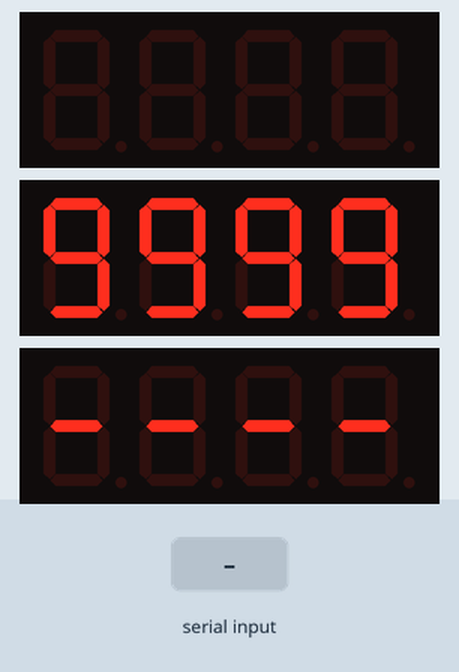
This program was run on a simulated Arduino Uno, built with avr-gcc and run on an emulated ATmega328P. Parts: 3 × 4-digit seven-segment display. The inputs (shaded band) are chosen by the test bench. What the program prints to the serial monitor is not drawn.

Above: at 0.15 s.
At 1.25 s:
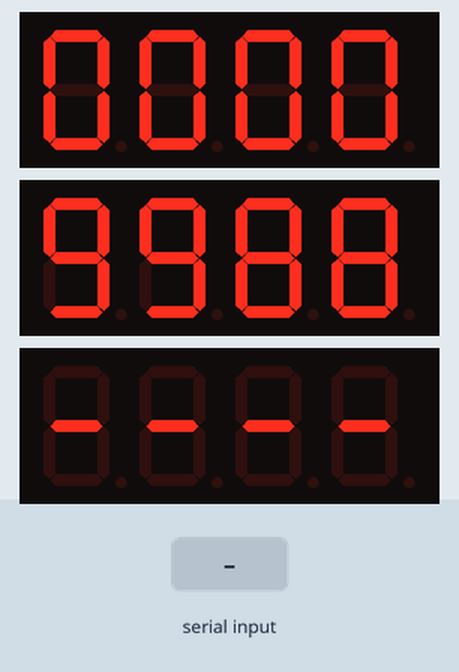
1.3 s: "1" received over Serial
At 1.45 s:
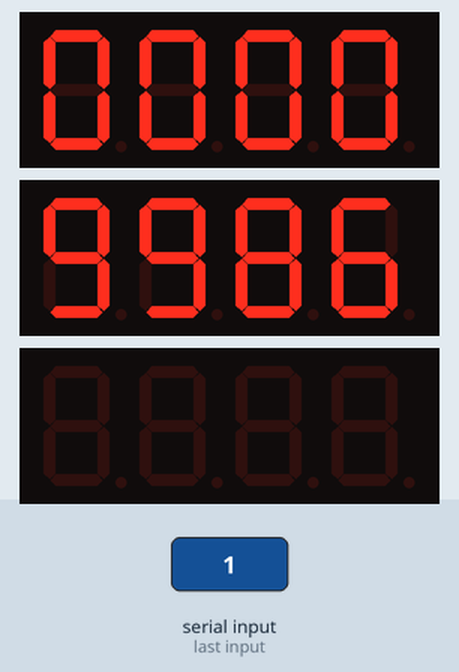

The program:

main.cpp
```cpp
#include <Arduino.h>
#include <TM1637.h>

TM1637 TM1, TM2, TM3;

unsigned long previousMillisClock;
const unsigned long intervalClock = 1000;
bool colon = false;

unsigned long previousMillisCountDown;
const unsigned long intervalCountDown = 100;

int clockSeconds;
int clockMinutes;
int countDown = 9999;

char buffer[5];

void setup()
{
  Serial.begin(115200);
  Serial.println("Type your text for the third display.");
  Serial.println("Now displaying \"----\".");
  TM1.begin(8, 9, 4);
  TM1.displayClear();
  TM1.setBrightness(7);
  TM2.begin(6, 7, 4);
  TM2.displayClear();
  TM2.setBrightness(7);
  TM3.begin(4, 5, 4);
  TM3.displayClear();
  TM3.setBrightness(7);
  TM3.displayPChar("----");
}

void loop()
{
  unsigned long currentMillis = millis();
  if( currentMillis - previousMillisClock >= intervalClock)
  {
    previousMillisClock += intervalClock;

    TM1.displayTime(clockMinutes,clockSeconds, colon);
    colon = !colon;
    clockSeconds++;
    if (clockSeconds >= 60)
    {
      clockSeconds = 0;
      clockMinutes++;
      if (clockMinutes >= 60)
      {
        clockMinutes = 0;
      }
    }
  }
  if( currentMillis - previousMillisCountDown >= intervalCountDown)
  {
    previousMillisCountDown += intervalCountDown;
    TM2.displayInt(countDown);

    countDown--;
    if (countDown < 0)
    {
      countDown = 9999;
    }
  }
  if (Serial.available() > 0)
  {
    int inChar = Serial.read();
    if (isprint(inChar))
    {
      for( int i=0; i<3; i++)
        buffer[i] = buffer[i+1];

      buffer[3] = (char) inChar;
      buffer[4] = '\0';
    }
    TM3.displayPChar(buffer);
  }
}
```

Measured:
- after the input at 1.3 s, the display: first changes at once (image 2 shows a later state)
